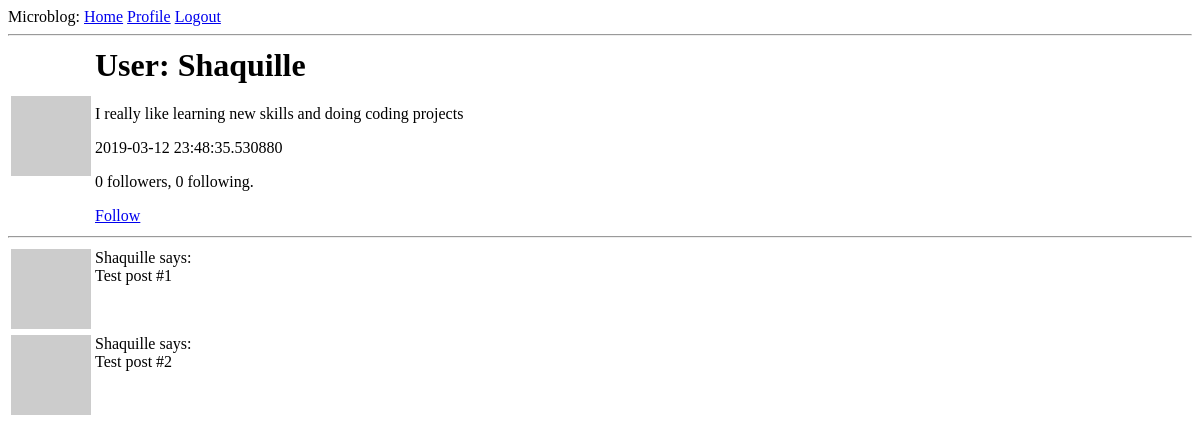
The app's page /user/Shaquille (signed in), older data.
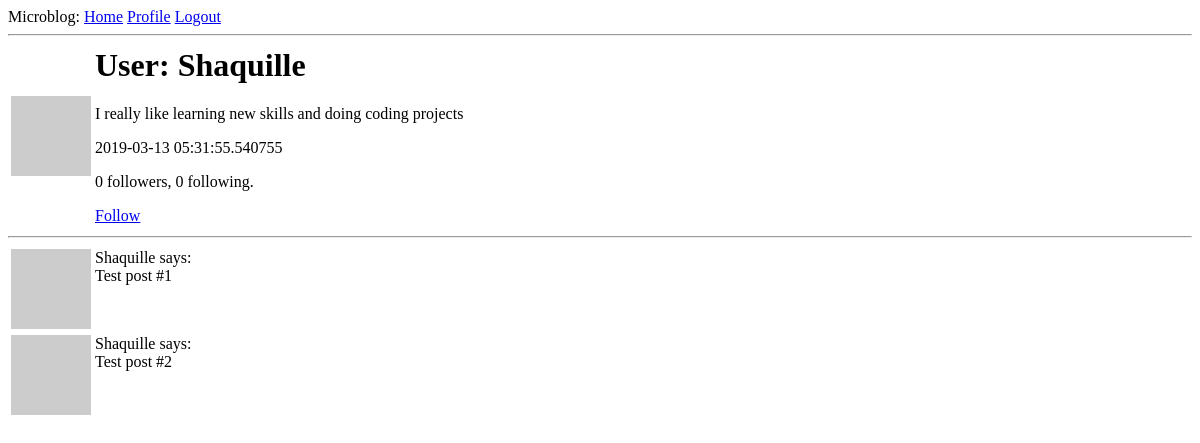
The same page, newer data.
### app/models.py (models this page shows, shortened)
class User(UserMixin, db.Model):
    id = db.Column(db.Integer, primary_key=True)
    username = db.Column(db.String(64), index=True, unique=True)
    email = db.Column(db.String(120), index=True, unique=True)
    password_hash = db.Column(db.String(128))
    about_me = db.Column(db.String(140))
    last_seen = db.Column(db.DateTime, default=datetime.utcnow)
    posts = db.relationship('Post', backref='author', lazy='dynamic')
    followed = db.relationship(
        'User', secondary=followers,
        primaryjoin=(followers.c.follower_id == id),
        secondaryjoin=(followers.c.followed_id == id),
        backref=db.backref('followers', lazy='dynamic'), lazy='dynamic'
    )
    def avatar(self, size):
        digest = md5(self.email.lower().encode('utf-8')).hexdigest()
        return 'https://www.gravatar.com/avatar/{}?d=identicon&s={}'.format(digest, size)
    def is_following(self, user):
        return self.followed.filter(followers.c.followed_id == user.id).count() > 0

### app/routes.py (the view)
@app.route('/user/<username>')
@login_required
def user(username):
    user = User.query.filter_by(username=username).first_or_404()
    posts = [
        {'author': user, 'body': 'Test post #1'},
        {'author': user, 'body': 'Test post #2'}
    ]
    return render_template('user.html', user=user, posts=posts)

### app/models.py (called while the page is built)
@login.user_loader
def load_user(id):
    return User.query.get(int(id))

### app/routes.py (called while the page is built)
@app.before_request
def before_request():
    if current_user.is_authenticated:
        current_user.last_seen = datetime.utcnow()
        db.session.commit()

### app/templates/user.html
{% extends 'base.html' %}
{% block content %}
    <table valign="top">
        <tr>
            <td><img src="{{ user.avatar(128) }}"></td>
            <td>
                <h1>User: {{ user.username }}</h1>
                {% if user.about_me %}<p>{{ user.about_me }}</p>{% endif %}
                {% if user.last_seen %}<p>{{ user.last_seen }}</p>{% endif %}
                <p>{{ user.followers.count() }} followers, {{ user.followed.count() }} following.</p>
                {% if user == current_user %}
                <p><a href="{{ url_for('edit_profile')}}">Edit your profile</a></p>
                {% elif not current_user.is_following(user) %}
                <p><a href="{{ url_for('follow', username=user.username) }}">Follow</a></p>
                {% else %}
                <p><a href="{{ url_for('unfollow', username=user.username) }}">Unfollow</a></p>
                {% endif %}
            </td>
        </tr>
    </table>
    <hr>
    {% for post in posts %}
        {% include '_post.html' %}
    {% endfor %}
{% endblock %}

### app/templates/base.html (shortened to what this page needs)
<html>
    <head>
    </head>
    <body>
        <div>Microblog:
            <a href="{{ url_for('index') }}">Home</a>
            {% if current_user.is_anonymous %}
            <a href="{{ url_for('login') }}">Login</a>
            {% else %}
            <a href="{{ url_for('user', username=current_user.username) }}">Profile</a>
            <a href="{{ url_for('logout') }}">Logout</a>
            {% endif %}
        </div>
        <hr>
        {% block content %}{% endblock %}
    </body>
</html>

### app/templates/_post.html
<table>
    <tr valign="top">
        <td><img src="{{ post.author.avatar(36) }}"></td>
        <td>{{ post.author.username }} says:<br>{{ post.body }}</td>
    </tr>
</table>

Row changes from the older to the newer data that the page shows:
changed User "Shaquille": last_seen "2019-03-12 23:48:35.530880" → "2019-03-13 05:31:55.540755"
